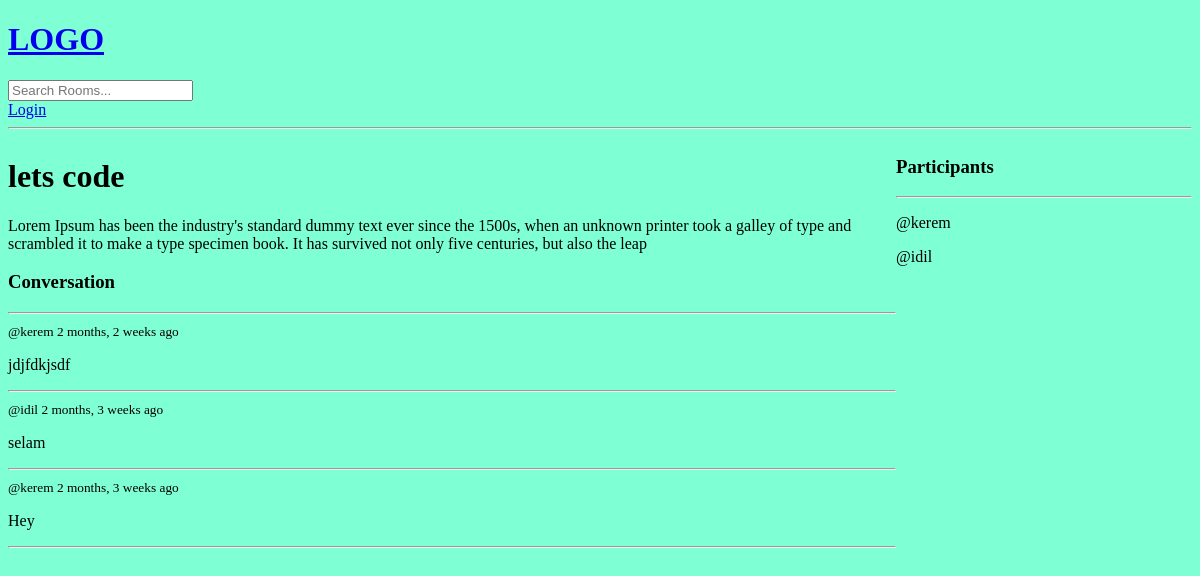
/room/2/, run on an earlier commit of the app's database.
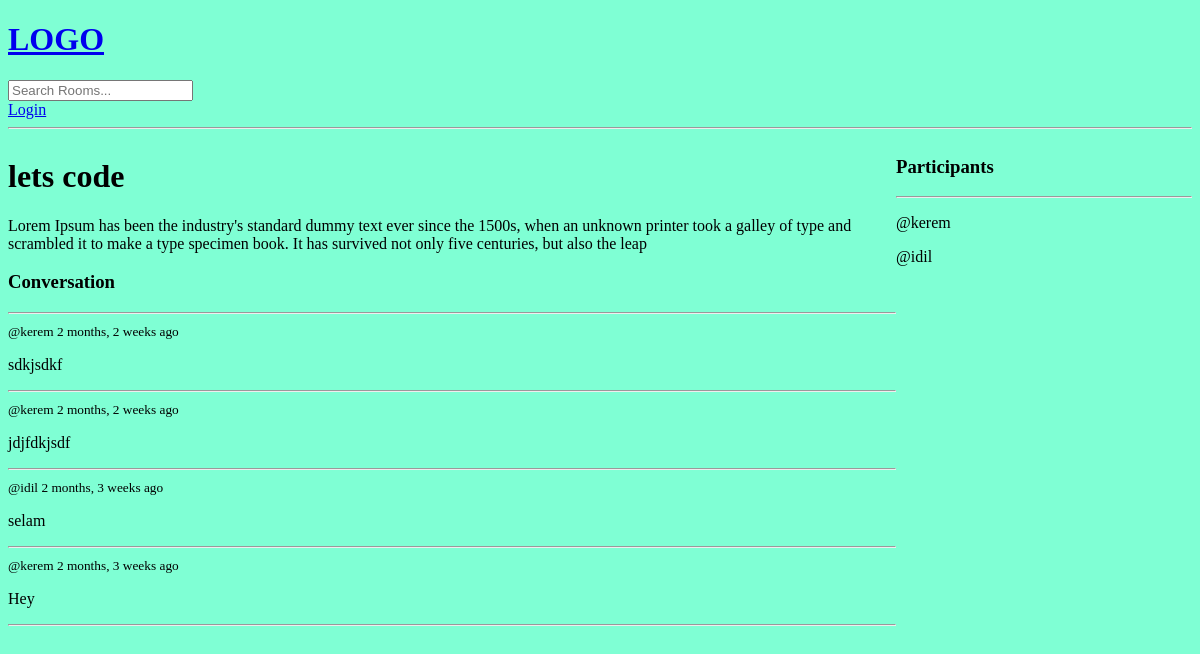
And on a later commit of the database.
### base/models.py (models this page shows, shortened)
class Message(models.Model):
  user = models.ForeignKey(User, on_delete=models.CASCADE)
  room = models.ForeignKey(Room, on_delete=models.CASCADE)
  body = models.TextField()
  updated = models.DateTimeField(auto_now=True)
  created = models.DateTimeField(auto_now_add=True)
  class Meta:
    ordering = ['-updated', '-created']

### base/views.py (the view, shortened to what this page needs)
# urls.py: path('room/<str:pk>/', views.room, name="room"),
def room(request, pk):
    room = Room.objects.get(id=pk)
    room_messages = room.message_set.all()
    participants = room.participants.all()
    context = {'room': room, 'room_messages':room_messages, 'participants':participants}
    return render(request, 'base/room.html', context)

### base/templates/base/room.html (shortened to what this page needs)
{% extends 'main.html' %}
{% block content %}
<div class="room-container">
  <div>
      <h1> {{ room.name }} </h1>
      <p> {{ room.description }} </p>
      <div class="comment-wrapper">
        <h3>Conversation</h3>
        <hr>
        {% for message in room_messages %}
          <div>
            <small>@{{message.user}} {{message.created|timesince}} ago </small>
            <p> {{message.body}} </p>
            <hr>
          </div>
        {% endfor %}
      </div>
  </div>
  <div>
    <h3>Participants</h3>
    <hr>
    {% for user in participants%}
      <div>
        <p>@{{user.username}}</p>
      </div>
    {% endfor%}
  </div>
</div>
{% endblock %}

What changed in the data, as far as the page shows it:
added Message: user "kerem", created "2 months, 2 weeks", body "sdkjsdkf"
